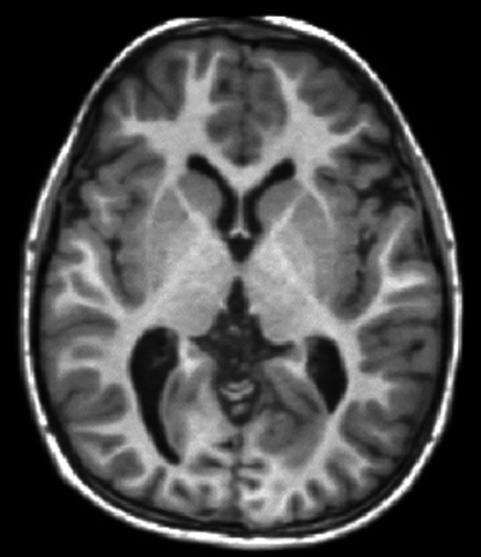
#> input picture dataset/images/brain1.jpeg, 481 x 557 px, found by its file name
$ python histogram.py
#> lines starting #> are read from the running program, lines starting #| are printed output that depends on the picture
import cv2
import matplotlib.pyplot as plt

# Read the three MRI images
img1 = cv2.imread("dataset/images/brain1.jpeg")
#> img1 is the input picture: shape (557, 481, 3); min 0, max 255, mean 73.6
img2 = cv2.imread("dataset/images/brain2.jpeg")
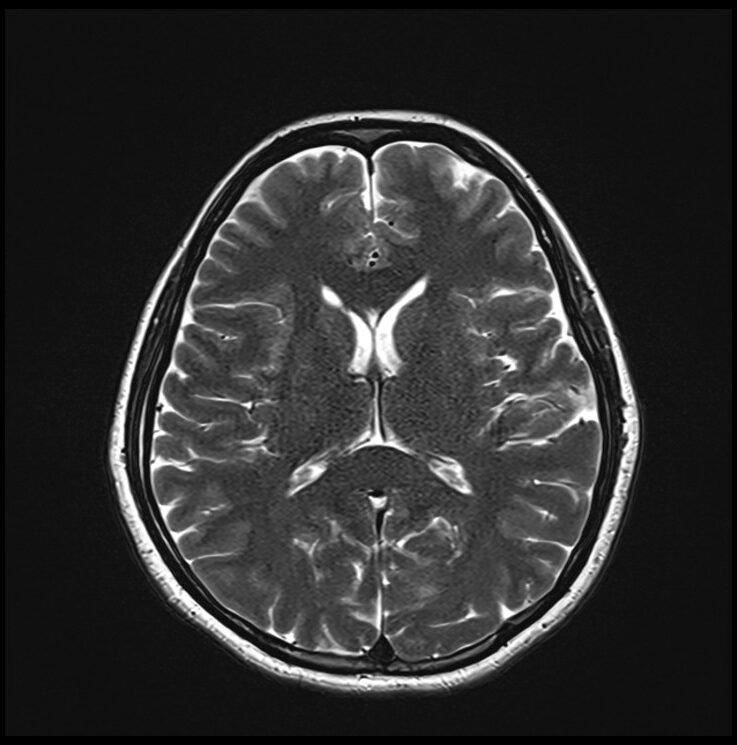
#> input picture dataset/images/brain2.jpeg, 737 x 745 px, found by its file name
#> img2 is the input picture: shape (745, 737, 3); min 0, max 255, mean 46.6
img3 = cv2.imread("dataset/images/brain3.jpeg")
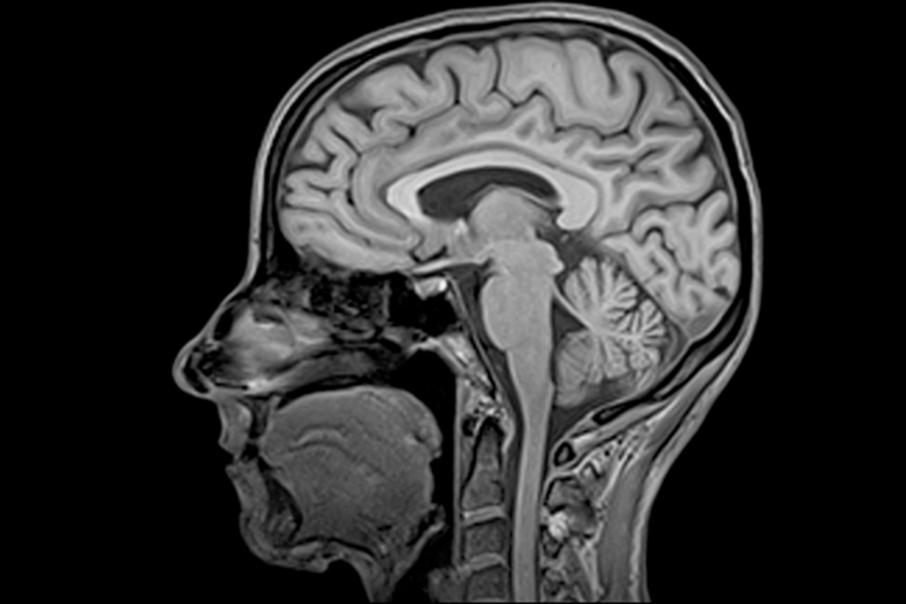
#> input picture dataset/images/brain3.jpeg, 906 x 604 px, found by its file name
#> img3 is the input picture: shape (604, 906, 3); min 0, max 247, mean 48.6

# Convert to grayscale
gray1 = cv2.cvtColor(img1, cv2.COLOR_BGR2GRAY)
gray2 = cv2.cvtColor(img2, cv2.COLOR_BGR2GRAY)
gray3 = cv2.cvtColor(img3, cv2.COLOR_BGR2GRAY)

# Calculate histograms
hist1 = cv2.calcHist([gray1], [0], None, [256], [0, 256])
#> hist1 = 256 values, max 63436 at index 0, min 58 at index 233, mean 1046.6
hist2 = cv2.calcHist([gray2], [0], None, [256], [0, 256])
#> hist2 = 256 values, max 112177 at index 16, min 196 at index 204, mean 2144.8
hist3 = cv2.calcHist([gray3], [0], None, [256], [0, 256])
#> hist3 = 256 values, max 281368 at index 0, min 0 at index 232, mean 2137.6

# Display images
plt.figure(figsize=(12, 8))

plt.subplot(2, 3, 1)
plt.imshow(gray1, cmap="gray")
plt.title("Brain 1")
plt.axis("off")

plt.subplot(2, 3, 2)
plt.imshow(gray2, cmap="gray")
plt.title("Brain 2")
plt.axis("off")

plt.subplot(2, 3, 3)
plt.imshow(gray3, cmap="gray")
plt.title("Brain 3")
plt.axis("off")

# Display histograms
plt.subplot(2, 3, 4)
plt.plot(hist1)
plt.title("Brain 1 Histogram")
plt.xlabel("Pixel Intensity")
plt.ylabel("Number of Pixels")

plt.subplot(2, 3, 5)
plt.plot(hist2)
plt.title("Brain 2 Histogram")
plt.xlabel("Pixel Intensity")
plt.ylabel("Number of Pixels")

plt.subplot(2, 3, 6)
plt.plot(hist3)
plt.title("Brain 3 Histogram")
plt.xlabel("Pixel Intensity")
plt.ylabel("Number of Pixels")

plt.tight_layout()
plt.show()
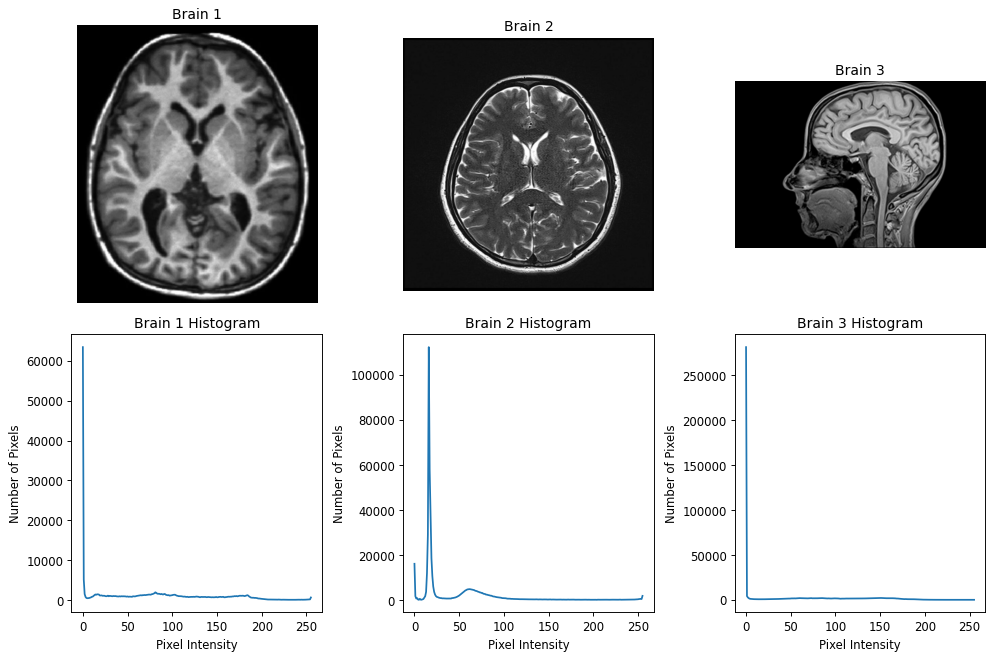
#> figure drawn by matplotlib, 6 panels; panel 4: curve peaks at x = 0, y = 63436; panel 5: curve peaks at x = 16, y = 112177; panel 6: curve peaks at x = 0, y = 281368
